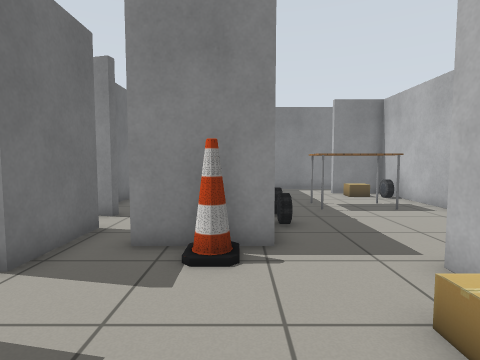
View 1 (above)

20 first-person views from a walk through a Gazebo world. The camera is 0.9 m above the floor, tilts 4° down and sees 80° across. The lines on the ground mark 1 m squares. The floor is counted in squares, 0.5 m on a side. Each view is taken from the middle of a square. On the plan, view 1 faces up. The plan holds only what a view shows up to about 16 squares ahead; the rest is blank. The robots in the file are not drawn. Gazebo's built-in surfaces are drawn with simple patterns.

View 2
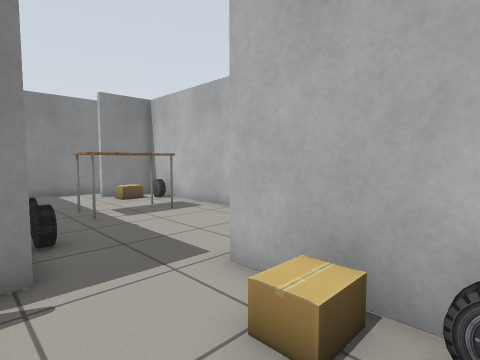

View 3
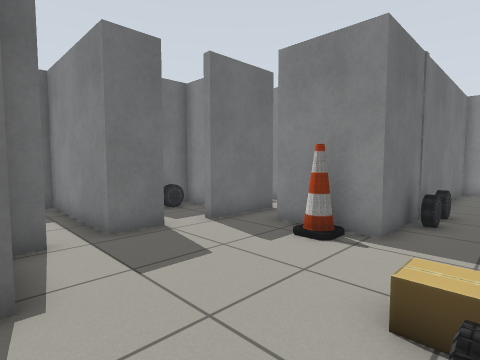

View 4
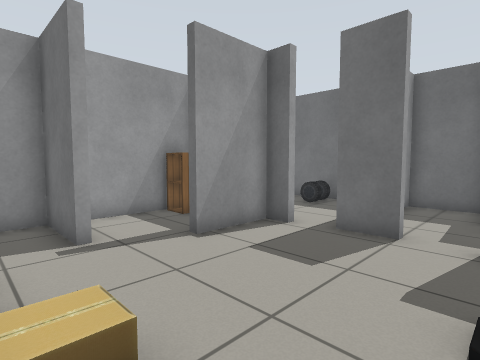

View 5
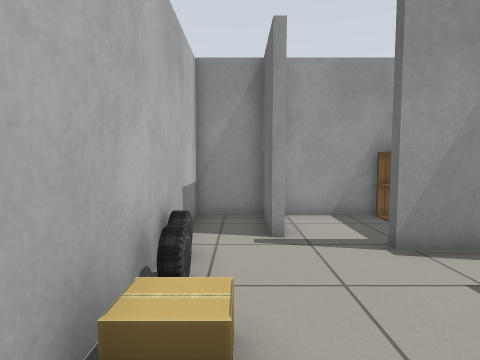

View 6
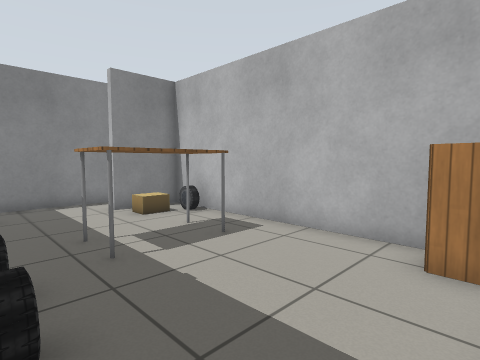

View 7
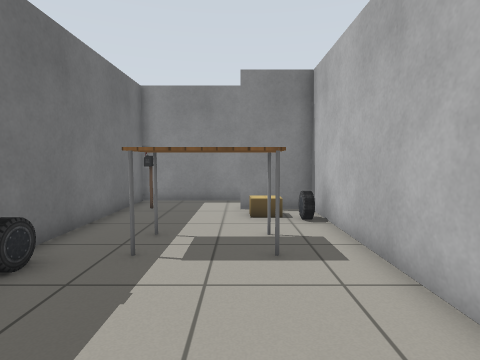

View 8
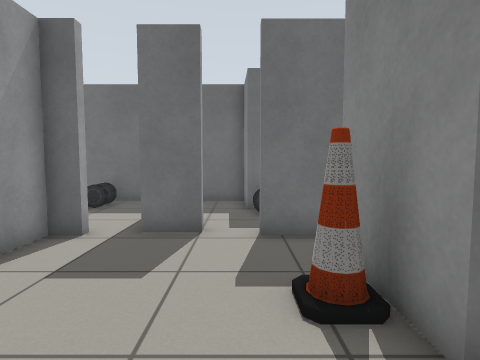

View 9
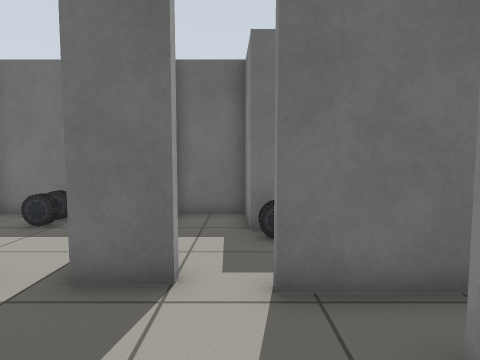

View 10
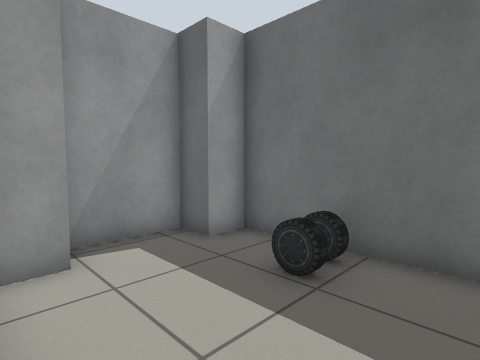

View 11
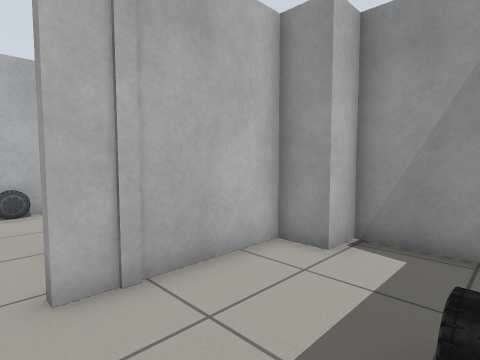

View 12
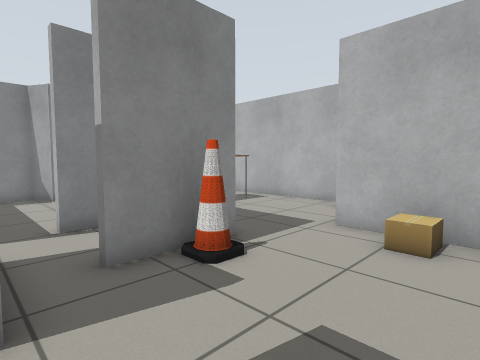

View 13
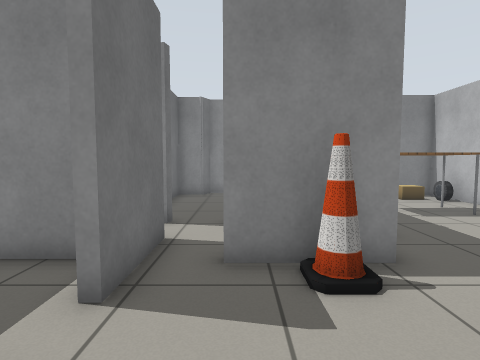

View 14
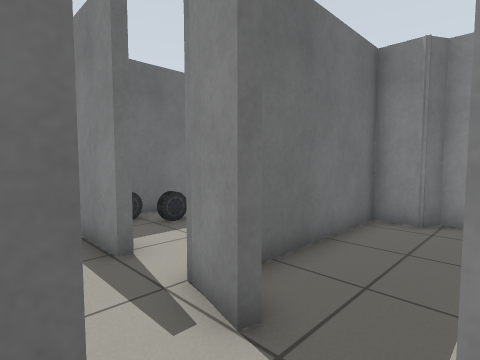

View 15
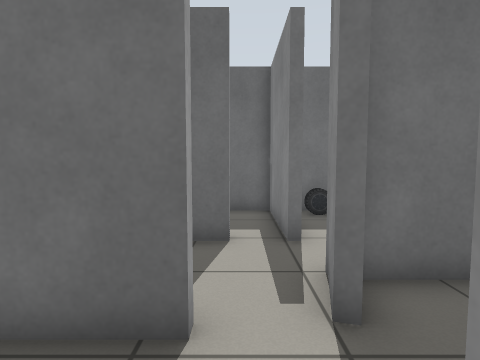

View 16
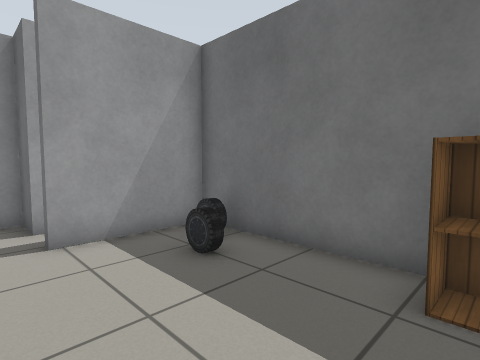

View 17
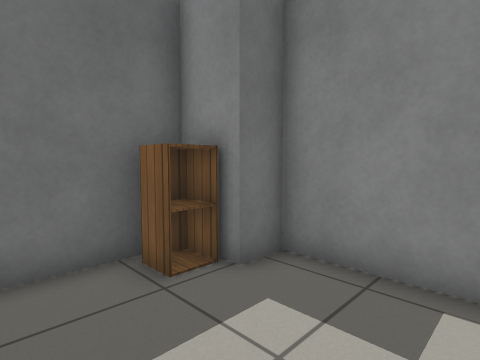

View 18
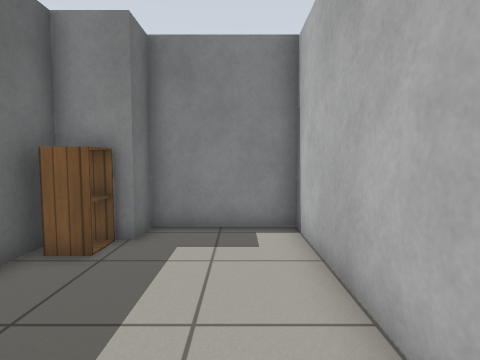

View 19
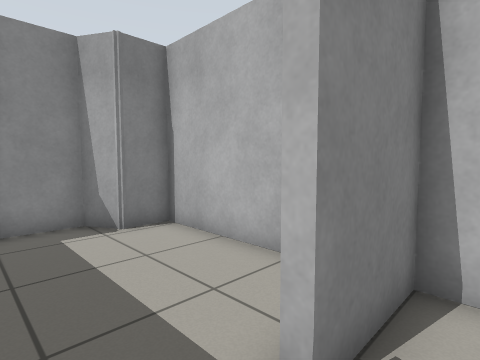

View 20
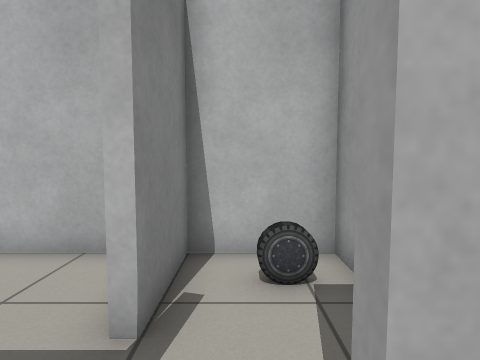

### Floor plan
Ten units are one square. View 1 is at (0, 0); x grows to the right and y downward. Boxes are objects, and circles mark ways between rooms. Rooms are numbered by the first view taken in them; rooms with no view inside come last. Other rooms are left out.
<svg viewBox="-116 -181 197 240">
<path fill="none" stroke="#000" d="M9 16 13 16 13 42 34 42 34 -47M-37 -2 -37 6 -11 6 -11 10M-40 -31 -40 -16M7 -59 -22 -59 -22 -62M-25 42 6 42M-37 -65 -37 -45 -41 -45M76 -55 76 -154 64 -154M58 -176 7 -176 7 -59M-40 -16 -94 -16 -94 42 -82 42 -82 54 -53 54 -53 42 -40 42 -40 -2 -37 -2M4 -105 4 -154 -10 -154 -16 -164 -36 -164 -39 -158 -52 -158 -52 -97M-40 -90 -54 -94M-41 -75 -37 -75 -37 -65M-6 -62 4 -62 4 -90 -22 -90M-73 -79 -73 -64M-55 -116 -55 -176 -94 -176 -94 -164M-71 -90 -111 -90M-111 -164 -111 -94 -72 -94M-49 -61 -73 -61 -73 -43 -94 -42 -94 -19 -87 -19"/>
<rect x="-35" y="25" width="10" height="20" fill="#bbb"><title>cabinet</title></rect>
<rect x="-15" y="-55" width="20" height="10" fill="#bbb"><title>cone</title></rect>
<rect x="15" y="-35" width="20" height="20" fill="#bbb"><title>cardboard box</title></rect>
<rect x="25" y="-5" width="10" height="10" fill="#bbb"><title>car</title></rect>
<rect x="25" y="-15" width="10" height="10" fill="#bbb"><title>car</title></rect>
<rect x="5" y="-85" width="10" height="10" fill="#bbb"><title>car</title></rect>
<rect x="5" y="-105" width="10" height="10" fill="#bbb"><title>car</title></rect>
<rect x="15" y="-165" width="10" height="20" fill="#bbb"><title>postbox</title></rect>
<rect x="25" y="-125" width="40" height="20" fill="#bbb"><title>table</title></rect>
<rect x="55" y="-155" width="10" height="20" fill="#bbb"><title>cardboard box</title></rect>
<rect x="65" y="-65" width="10" height="20" fill="#bbb"><title>cabinet</title></rect>
<rect x="65" y="-145" width="10" height="20" fill="#bbb"><title>car</title></rect>
<rect x="-95" y="15" width="10" height="10" fill="#bbb"><title>car</title></rect>
<rect x="-85" y="5" width="10" height="20" fill="#bbb"><title>car</title></rect>
<rect x="-15" y="-75" width="10" height="10" fill="#bbb"><title>car</title></rect>
<rect x="-105" y="-115" width="10" height="10" fill="#bbb"><title>car</title></rect>
<rect x="-105" y="-165" width="10" height="10" fill="#bbb"><title>cabinet</title></rect>
<rect x="-95" y="-125" width="10" height="20" fill="#bbb"><title>car</title></rect>
<rect x="-75" y="-55" width="20" height="10" fill="#bbb"><title>car</title></rect>
<circle cx="25" cy="-50" r="3" fill="#2a7"/>
<circle cx="-40" cy="-10" r="3" fill="#2a7"/>
<circle cx="-30" cy="-60" r="3" fill="#2a7"/>
<circle cx="-40" cy="-40" r="3" fill="#2a7"/>
<circle cx="-60" cy="-90" r="3" fill="#2a7"/>
<text x="0" y="-10">1</text>
<text x="40" y="-110">2</text>
<text x="-70" y="10">3</text>
<text x="-20" y="-110">4</text>
<text x="-80" y="-130">5</text>
<text x="-60" y="-40">6</text>
</svg>
Room 1 opens to room 2. Room 1 opens to room 3. Room 1 opens to room 4. Room 1 opens to room 6. Room 4 opens to room 5.

Where each view was taken, in squares from view 1:
view 1: 0 up, 0 right, facing up
view 2: 1 up, 0 right, facing up-right
view 3: 1 down, 3 right, facing up-left
view 4: 5 up, 3 right, facing down-left
view 5: 5 up, 2 right, facing down
view 6: 5 up, 1 right, facing up-right
view 7: 5 up, 5 right, facing up
view 8: 4 up, 3 right, facing left
view 9: 4 up, 0 right, facing left
view 10: 1 up, 4 left, facing down-left
view 11: 1 up, 8 left, facing down-right
view 12: 1 up, 4 left, facing up-right
view 13: 1 up, 2 left, facing up
view 14: 7 up, 2 left, facing up-left
view 15: 8 up, 1 left, facing left
view 16: 16 up, 6 left, facing down-left
view 17: 13 up, 6 left, facing up-left
view 18: 10 up, 7 left, facing up
view 19: 8 up, 4 left, facing up-right
view 20: 8 up, 5 left, facing right
